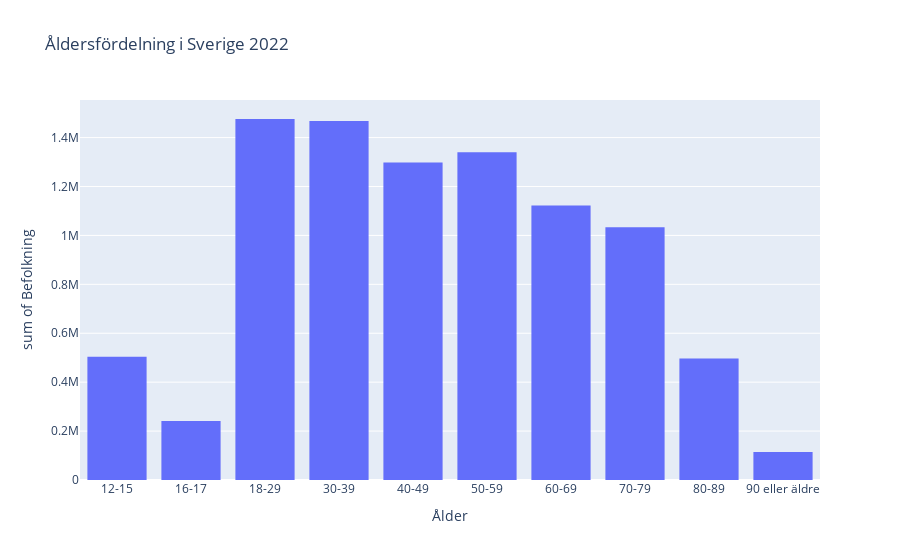

The cell this chart's notebook holds for it:
### Code cell
#e)

px.histogram(vaccinerade, y = "Befolkning", x = "Ålder",
             title='Åldersfördelning i Sverige 2022')

### Figure 1 — Plotly figure (JSON) as saved in the notebook; plotly's stock layout.template omitted (floating-point values rounded to 4 significant figures; data arrays with more than 128 entries replaced by an {"elided": "..."} marker saying what was removed)
{"data": [{"alignmentgroup": "True", "bingroup": "x", "histfunc": "sum", "hovertemplate": "Ålder=%{x}<br>sum of Befolkning=%{y}<extra></extra>", "legendgroup": "", "marker": {"color": "#636efa", "pattern": {"shape": ""}}, "name": "", "offsetgroup": "", "orientation": "v", "showlegend": false, "type": "histogram", "x": {"elided": "2900 str values"}, "xaxis": "x", "y": {"elided": "2900 int values"}, "yaxis": "y"}], "layout": {"barmode": "relative", "legend": {"tracegroupgap": 0}, "title": {"text": "Åldersfördelning i Sverige 2022"}, "xaxis": {"anchor": "y", "domain": [0, 1], "title": {"text": "Ålder"}}, "yaxis": {"anchor": "x", "domain": [0, 1], "title": {"text": "sum of Befolkning"}}}}
